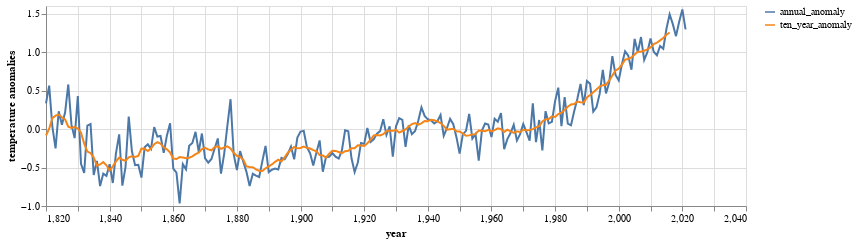

Notebook cell for this chart:
### Code cell
import altair as alt

annal_anomalies_since_1820 = anual_anomalies[anual_anomalies['year'] >= 1820]

alt.Chart(annal_anomalies_since_1820).mark_line().encode(
    x = alt.X('year'),
    y = alt.Y(alt.repeat('layer'), aggregate = 'mean', title="temperature anomalies"),
    color=alt.ColorDatum(alt.repeat('layer'))
).properties(
    width = 700,
    height = 200
).repeat(layer=['annual_anomaly', 'ten_year_anomaly'])

### Figure 1 — Vega-Lite specification as saved in the notebook (floating-point values rounded to 4 significant figures; data arrays with more than 128 entries replaced by an {"elided": "..."} marker saying what was removed)
{"config": {"view": {"continuousWidth": 400, "continuousHeight": 300}}, "repeat": {"layer": ["annual_anomaly", "ten_year_anomaly"]}, "spec": {"data": {"name": "data-2fa3d3e411ccca75af2639043190889f"}, "mark": "line", "encoding": {"color": {"datum": {"repeat": "layer"}}, "x": {"field": "year", "type": "quantitative"}, "y": {"aggregate": "mean", "field": {"repeat": "layer"}, "title": "temperature anomalies"}}, "height": 200, "width": 700}, "$schema": "https://vega.github.io/schema/vega-lite/v4.17.0.json", "datasets": {"data-2fa3d3e411ccca75af2639043190889f": {"elided": "202 records"}}}
